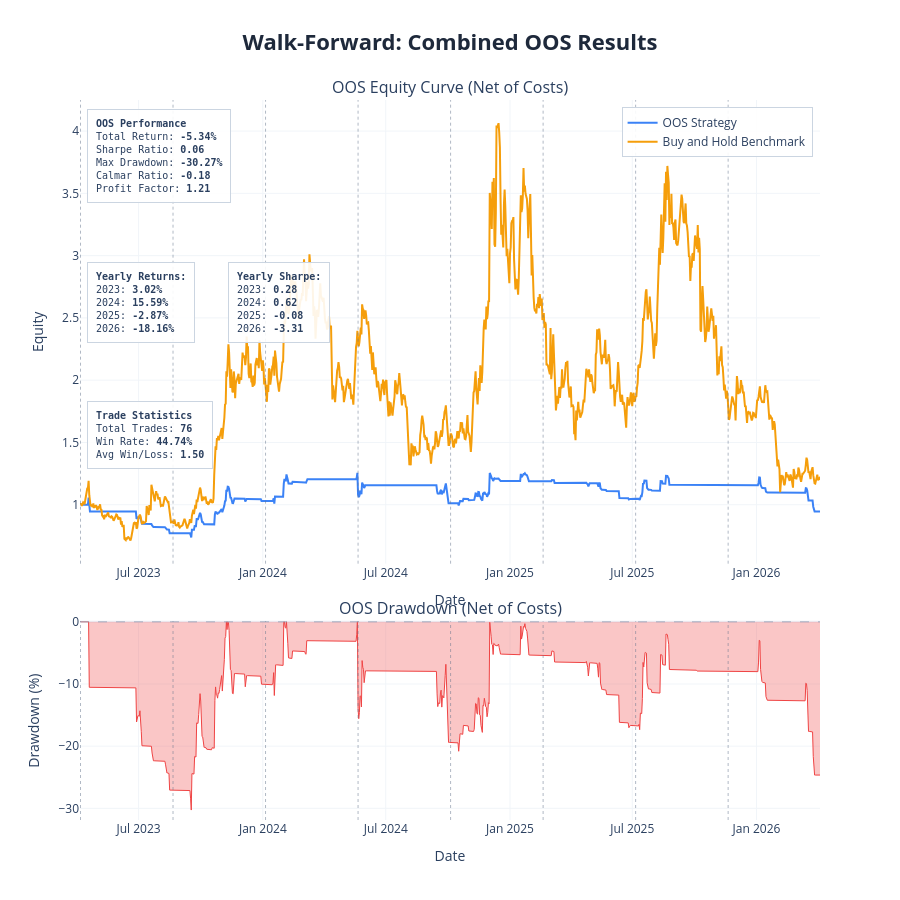

This figure's notebook cell:
### Markdown cell above
---
## Results Charts and Cost Stress Test

| Parameter | Description | Default |
|---|---|---|
| `show_fold_perf` | IS vs OOS bars for return, Sharpe, drawdown per fold | `False` |
| `show_param_evol` | Parameter evolution across folds with ±1 std bands | `False` |
| `show_oos_equity` | Combined OOS equity curve + drawdown with fold boundaries | `True` |
| `show_trades` | Overlay entry/exit markers on OOS equity chart | `False` |
| `benchmark_data` | DataFrame with `Close` column for buy & hold comparison | `None` |
| `save_html_dir` | Directory path to save charts as HTML files, or `None` | `None` |

**Cost Stress Test:** re-run the combined OOS backtest at 1×, 1.5×, 2×, 3× the base cost. Fragile strategies collapse; robust ones degrade gradually.

### Code cell
plot_walk_forward_results(
    results          = results,
    param_defs       = PARAM_DEFS,
    fixed_params     = FIXED_PARAMS,
    benchmark_data   = df,
    show             = True,
    save_html_dir    = None,
    show_fold_perf   = False,   # IS vs OOS bars by fold
    show_param_evol  = False,   # parameter evolution across folds
    show_oos_equity  = True,   # combined OOS equity curve
    show_trades      = False,  # trade markers on OOS equity chart
)

# ── transaction cost stress test ──────────────────────────────────────────

if results['oos_combined_df'] is not None:
    cost_df = cost_stress_test(
        oos_combined_df  = results['oos_combined_df'],
        cost_multipliers = (1.0, 1.5, 2.0, 3.0),
        base_cost        = COST,
    )
else:
    print('No combined OOS dataframe — skip cost stress test')

### Figure 1 — Plotly figure (JSON) as saved in the notebook; plotly's stock layout.template omitted (floating-point values rounded to 4 significant figures; data arrays with more than 128 entries replaced by an {"elided": "..."} marker saying what was removed)
{"data": [{"hovertemplate": "<b>OOS Strategy</b><br>Date: %{x}<br>Equity: %{y:.4f}<extra></extra>", "line": {"color": "#3b82f6", "width": 2}, "mode": "lines", "name": "OOS Strategy", "type": "scatter", "x": {"elided": "1096 str values"}, "xaxis": "x", "y": {"elided": "1096 float values"}, "yaxis": "y"}, {"hovertemplate": "<b>Buy and Hold Benchmark</b><br>Date: %{x}<br>Equity: %{y:.4f}<extra></extra>", "line": {"color": "#f59e0b", "width": 2}, "mode": "lines", "name": "Buy and Hold Benchmark", "type": "scatter", "x": {"elided": "1096 str values"}, "xaxis": "x", "y": {"elided": "1096 float values"}, "yaxis": "y"}, {"fill": "tozeroy", "fillcolor": "rgba(239, 68, 68, 0.3)", "hovertemplate": "<b>Drawdown</b><br>Date: %{x}<br>%{y:.2f}%<extra></extra>", "line": {"color": "#ef4444", "width": 1}, "mode": "lines", "name": "Drawdown", "showlegend": false, "type": "scatter", "x": {"elided": "1096 str values"}, "xaxis": "x2", "y": {"elided": "1096 float values"}, "yaxis": "y2"}], "layout": {"annotations": [{"font": {"size": 16}, "showarrow": false, "text": "OOS Equity Curve (Net of Costs)", "x": 0.5, "xanchor": "center", "xref": "paper", "y": 1, "yanchor": "bottom", "yref": "paper"}, {"font": {"size": 16}, "showarrow": false, "text": "OOS Drawdown (Net of Costs)", "x": 0.5, "xanchor": "center", "xref": "paper", "y": 0.276, "yanchor": "bottom", "yref": "paper"}, {"align": "left", "bgcolor": "rgba(255, 255, 255, 0.9)", "bordercolor": "#cbd5e1", "borderpad": 8, "borderwidth": 1, "font": {"family": "monospace", "size": 10}, "showarrow": false, "text": "<b>OOS Performance</b><br>Total Return: <b>-5.34%</b><br>Sharpe Ratio: <b>0.06</b><br>Max Drawdown: <b>-30.27%</b><br>Calmar Ratio: <b>-0.18</b><br>Profit Factor: <b>1.21</b>", "x": 0.01, "xanchor": "left", "xref": "x domain", "y": 0.98, "yanchor": "top", "yref": "y domain"}, {"align": "left", "bgcolor": "rgba(255, 255, 255, 0.9)", "bordercolor": "#cbd5e1", "borderpad": 8, "borderwidth": 1, "font": {"family": "monospace", "size": 10}, "showarrow": false, "text": "<b>Yearly Returns:</b><br>2023: <b>3.02%</b><br>2024: <b>15.59%</b><br>2025: <b>-2.87%</b><br>2026: <b>-18.16%</b><br>", "x": 0.01, "xanchor": "left", "xref": "x domain", "y": 0.65, "yanchor": "top", "yref": "y domain"}, {"align": "left", "bgcolor": "rgba(255, 255, 255, 0.9)", "bordercolor": "#cbd5e1", "borderpad": 8, "borderwidth": 1, "font": {"family": "monospace", "size": 10}, "showarrow": false, "text": "<b>Yearly Sharpe:</b><br>2023: <b>0.28</b><br>2024: <b>0.62</b><br>2025: <b>-0.08</b><br>2026: <b>-3.31</b><br>", "x": 0.2, "xanchor": "left", "xref": "x domain", "y": 0.65, "yanchor": "top", "yref": "y domain"}, {"align": "left", "bgcolor": "rgba(255, 255, 255, 0.9)", "bordercolor": "#cbd5e1", "borderpad": 8, "borderwidth": 1, "font": {"family": "monospace", "size": 10}, "showarrow": false, "text": "<b>Trade Statistics</b><br>Total Trades: <b>76</b><br>Win Rate: <b>44.74%</b><br>Avg Win/Loss: <b>1.50</b>", "x": 0.01, "xanchor": "left", "xref": "x domain", "y": 0.35, "yanchor": "top", "yref": "y domain"}], "height": 900, "hovermode": "x unified", "legend": {"bgcolor": "rgba(255, 255, 255, 0.9)", "bordercolor": "#cbd5e1", "borderwidth": 1, "x": 0.99, "xanchor": "right", "y": 0.99, "yanchor": "top"}, "shapes": [{"line": {"color": "#94a3b8", "dash": "dash", "width": 1}, "type": "line", "x0": 0, "x1": 1, "xref": "x2 domain", "y0": 0, "y1": 0, "yref": "y2"}, {"line": {"color": "rgba(100,116,139,0.5)", "dash": "dot", "width": 1}, "type": "line", "x0": "2023-04-06 00:00:00", "x1": "2023-04-06 00:00:00", "xref": "x", "y0": 0, "y1": 1, "yref": "y domain"}, {"line": {"color": "rgba(100,116,139,0.5)", "dash": "dot", "width": 1}, "type": "line", "x0": "2023-04-06 00:00:00", "x1": "2023-04-06 00:00:00", "xref": "x2", "y0": 0, "y1": 1, "yref": "y2 domain"}, {"line": {"color": "rgba(100,116,139,0.5)", "dash": "dot", "width": 1}, "type": "line", "x0": "2023-08-21 00:00:00", "x1": "2023-08-21 00:00:00", "xref": "x", "y0": 0, "y1": 1, "yref": "y domain"}, {"line": {"color": "rgba(100,116,139,0.5)", "dash": "dot", "width": 1}, "type": "line", "x0": "2023-08-21 00:00:00", "x1": "2023-08-21 00:00:00", "xref": "x2", "y0": 0, "y1": 1, "yref": "y2 domain"}, {"line": {"color": "rgba(100,116,139,0.5)", "dash": "dot", "width": 1}, "type": "line", "x0": "2024-01-05 00:00:00", "x1": "2024-01-05 00:00:00", "xref": "x", "y0": 0, "y1": 1, "yref": "y domain"}, {"line": {"color": "rgba(100,116,139,0.5)", "dash": "dot", "width": 1}, "type": "line", "x0": "2024-01-05 00:00:00", "x1": "2024-01-05 00:00:00", "xref": "x2", "y0": 0, "y1": 1, "yref": "y2 domain"}, {"line": {"color": "rgba(100,116,139,0.5)", "dash": "dot", "width": 1}, "type": "line", "x0": "2024-05-21 00:00:00", "x1": "2024-05-21 00:00:00", "xref": "x", "y0": 0, "y1": 1, "yref": "y domain"}, {"line": {"color": "rgba(100,116,139,0.5)", "dash": "dot", "width": 1}, "type": "line", "x0": "2024-05-21 00:00:00", "x1": "2024-05-21 00:00:00", "xref": "x2", "y0": 0, "y1": 1, "yref": "y2 domain"}, {"line": {"color": "rgba(100,116,139,0.5)", "dash": "dot", "width": 1}, "type": "line", "x0": "2024-10-05 00:00:00", "x1": "2024-10-05 00:00:00", "xref": "x", "y0": 0, "y1": 1, "yref": "y domain"}, {"line": {"color": "rgba(100,116,139,0.5)", "dash": "dot", "width": 1}, "type": "line", "x0": "2024-10-05 00:00:00", "x1": "2024-10-05 00:00:00", "xref": "x2", "y0": 0, "y1": 1, "yref": "y2 domain"}, {"line": {"color": "rgba(100,116,139,0.5)", "dash": "dot", "width": 1}, "type": "line", "x0": "2025-02-19 00:00:00", "x1": "2025-02-19 00:00:00", "xref": "x", "y0": 0, "y1": 1, "yref": "y domain"}, {"line": {"color": "rgba(100,116,139,0.5)", "dash": "dot", "width": 1}, "type": "line", "x0": "2025-02-19 00:00:00", "x1": "2025-02-19 00:00:00", "xref": "x2", "y0": 0, "y1": 1, "yref": "y2 domain"}, {"line": {"color": "rgba(100,116,139,0.5)", "dash": "dot", "width": 1}, "type": "line", "x0": "2025-07-06 00:00:00", "x1": "2025-07-06 00:00:00", "xref": "x", "y0": 0, "y1": 1, "yref": "y domain"}, {"line": {"color": "rgba(100,116,139,0.5)", "dash": "dot", "width": 1}, "type": "line", "x0": "2025-07-06 00:00:00", "x1": "2025-07-06 00:00:00", "xref": "x2", "y0": 0, "y1": 1, "yref": "y2 domain"}, {"line": {"color": "rgba(100,116,139,0.5)", "dash": "dot", "width": 1}, "type": "line", "x0": "2025-11-20 00:00:00", "x1": "2025-11-20 00:00:00", "xref": "x", "y0": 0, "y1": 1, "yref": "y domain"}, {"line": {"color": "rgba(100,116,139,0.5)", "dash": "dot", "width": 1}, "type": "line", "x0": "2025-11-20 00:00:00", "x1": "2025-11-20 00:00:00", "xref": "x2", "y0": 0, "y1": 1, "yref": "y2 domain"}], "showlegend": true, "title": {"font": {"color": "#1E293B", "size": 22}, "text": "<b>Walk-Forward: Combined OOS Results</b>", "x": 0.5, "xanchor": "center"}, "xaxis": {"anchor": "y", "domain": [0, 1], "gridcolor": "#f1f5f9", "gridwidth": 1, "showgrid": true, "title": {"text": "Date"}}, "xaxis2": {"anchor": "y2", "domain": [0, 1], "gridcolor": "#f1f5f9", "gridwidth": 1, "showgrid": true, "title": {"text": "Date"}}, "yaxis": {"anchor": "x", "domain": [0.356, 1], "gridcolor": "#f1f5f9", "gridwidth": 1, "showgrid": true, "title": {"text": "Equity"}}, "yaxis2": {"anchor": "x2", "domain": [0, 0.276], "gridcolor": "#f1f5f9", "gridwidth": 1, "showgrid": true, "title": {"text": "Drawdown (%)"}}}}
